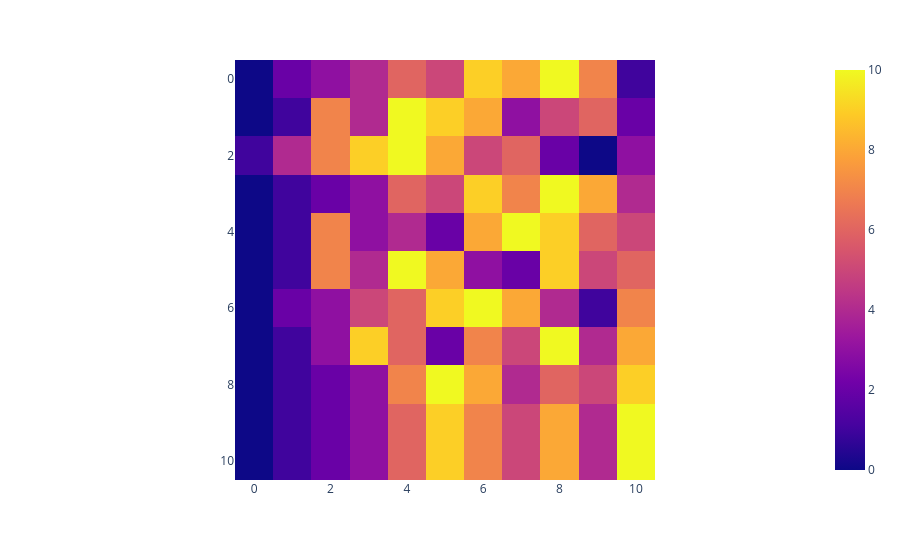

Notebook source saved alongside this figure:
### Code cell
import numpy as np
import plotly.express as px

#visualize results: https://campus.datacamp.com/courses/natural-language-processing-nlp-in-python/feature-extraction-from-text?ex=6
tfidf_sent_sim_matrix = []

for i, sent in enumerate(clean_sents):
    try:
        cosine_similarities = cosine_similarity(tfidf[i+1:i+2], tfidf).flatten()
    except ValueError:
        pass
    related_docs_indices = cosine_similarities.argsort()
    tfidf_sent_sim_matrix.append(related_docs_indices)

tfidf_sent_sim_matrix = np.asarray(tfidf_sent_sim_matrix)
fig = px.imshow(tfidf_sent_sim_matrix)
fig.show()

### Figure 1 — Plotly figure (JSON) as saved in the notebook; plotly's stock layout.template omitted (floating-point values rounded to 4 significant figures)
{"data": [{"coloraxis": "coloraxis", "hovertemplate": "x: %{x}<br>y: %{y}<br>color: %{z}<extra></extra>", "name": "0", "type": "heatmap", "xaxis": "x", "yaxis": "y", "z": [[0, 2, 3, 4, 6, 5, 9, 8, 10, 7, 1], [0, 1, 7, 4, 10, 9, 8, 3, 5, 6, 2], [1, 4, 7, 9, 10, 8, 5, 6, 2, 0, 3], [0, 1, 2, 3, 6, 5, 9, 7, 10, 8, 4], [0, 1, 7, 3, 4, 2, 8, 10, 9, 6, 5], [0, 1, 7, 4, 10, 8, 3, 2, 9, 5, 6], [0, 2, 3, 5, 6, 9, 10, 8, 4, 1, 7], [0, 1, 3, 9, 6, 2, 7, 5, 10, 4, 8], [0, 1, 2, 3, 7, 10, 8, 4, 6, 5, 9], [0, 1, 2, 3, 6, 9, 7, 5, 8, 4, 10], [0, 1, 2, 3, 6, 9, 7, 5, 8, 4, 10]]}], "layout": {"coloraxis": {"colorscale": [[0, "#0d0887"], [0.1111, "#46039f"], [0.2222, "#7201a8"], [0.3333, "#9c179e"], [0.4444, "#bd3786"], [0.5556, "#d8576b"], [0.6667, "#ed7953"], [0.7778, "#fb9f3a"], [0.8889, "#fdca26"], [1, "#f0f921"]]}, "margin": {"t": 60}, "xaxis": {"anchor": "y", "constrain": "domain", "domain": [0, 1], "scaleanchor": "y"}, "yaxis": {"anchor": "x", "autorange": "reversed", "constrain": "domain", "domain": [0, 1]}}}
